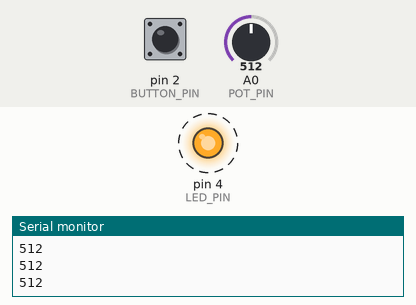
This sketch was run on a simulated Arduino Uno, built with avr-gcc and run on an emulated ATmega328P. On the bench: output pins drawn as LEDs (lit = HIGH), the last lines printed to the serial monitor. Dashed ring = blinking. The test bench sets the inputs (shaded band); at power-on: A0 (POT_PIN) = 512, pin 2 (BUTTON_PIN) LOW.

Above: at 1.2 s.
1.3 s: A0 (POT_PIN) set to 122
At 1.8 s:
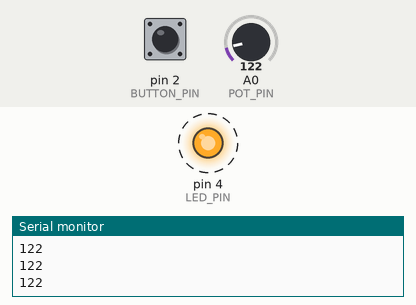
4.3 s: pin 2 (BUTTON_PIN) pulled HIGH for 0.35 s
At 4.7 s:
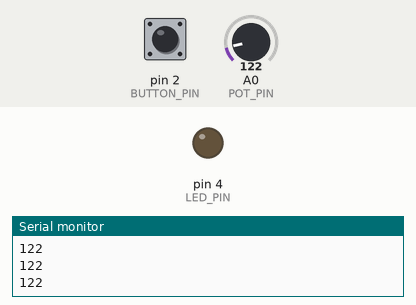
6.1 s: pin 2 (BUTTON_PIN) pulled HIGH for 1 s
At 7.0 s:
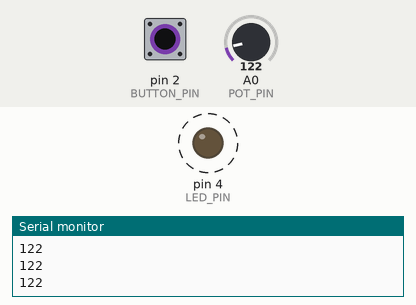
9.1 s: A0 (POT_PIN) set to 0
At 9.82 s:
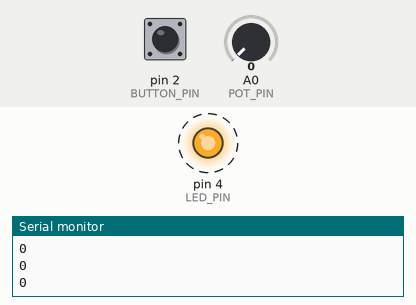
12.1 s: pin 2 (BUTTON_PIN) pulled HIGH for 3.2 s
At 13.2 s:
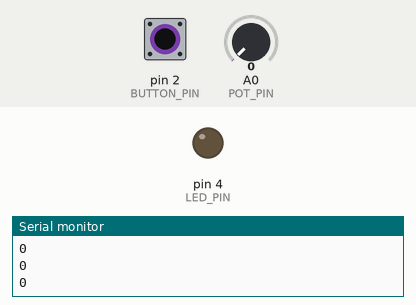
Timing chart, 0 to 15.1 s (numbered marks = the images above; inputs shaded):
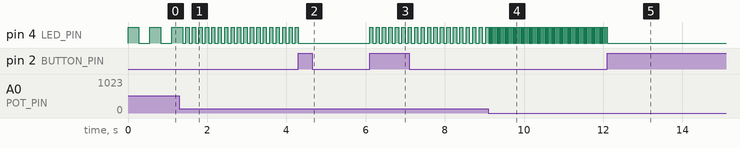

The sketch:

Adjustable_Strobe_Light.ino
```cpp
/*
 * Engineer: Michael Dubisz
 * 4/26/2019
 *
 * This program allows the user to turn on an LED
 * strobe light w/ a button and adjust its speed
 * w/ a potentiometer.
 *
 * HARDWARE:
 *  LED & 5.1kohm resistor (or 2nd potentiometer to adjust brightness of LED)
 *  Button & 10kohm resistor
 *  Potentiometer
 */

#define BUTTON_PIN  2
#define LED_PIN     4

//analog pin
#define POT_PIN     0

int potValue;
bool isOn = false;
volatile bool blinkState = true;

void setup() {
  pinMode(LED_PIN, OUTPUT);
  pinMode(BUTTON_PIN, INPUT);

  //set pin 2 as an interrupt
  attachInterrupt(0, SwitchBlinkState, RISING);

  Serial.begin(9600);

}


//toggle blinkState & turn LED on or off accordingly
void SwitchBlinkState()
{
  if(blinkState)
  {
    digitalWrite(LED_PIN, LOW);
    isOn = 0;
  }

  blinkState = !blinkState;
}


void loop() {
  //read data from potentiometer
  potValue = analogRead(POT_PIN);

  Serial.println(potValue);
  //since original value is between 0-1023,
  //new value is between 20-531 (adjusted for better strobe speeds)
  potValue = (potValue*0.5) + 20;


  //wait around until blinkState is true
  while(!blinkState){}


  if(isOn)
    digitalWrite(LED_PIN, LOW);
  else
    digitalWrite(LED_PIN, HIGH);

  isOn = !isOn;
  delay(potValue);

}
```

Measured:
- after the input at 1.3 s, pin 4 (LED_PIN): alternates HIGH for 0.08 s and LOW for 0.08 s, starting after 0.16 s
- after the input at 4.3 s, pin 4 (LED_PIN): goes on until 4.3 s, then stays LOW
- after the input at 6.1 s, pin 4 (LED_PIN): alternates HIGH for 0.08 s and LOW for 0.08 s, starting at once
- after the input at 9.1 s, pin 4 (LED_PIN): alternates HIGH for 0.02 s and LOW for 0.02 s, starting at once
- after the input at 12.1 s, pin 4 (LED_PIN): goes on until 12.1 s, then stays LOW
- by itself, pin 4 (LED_PIN): alternates HIGH for 0.28 s and LOW for 0.28 s
